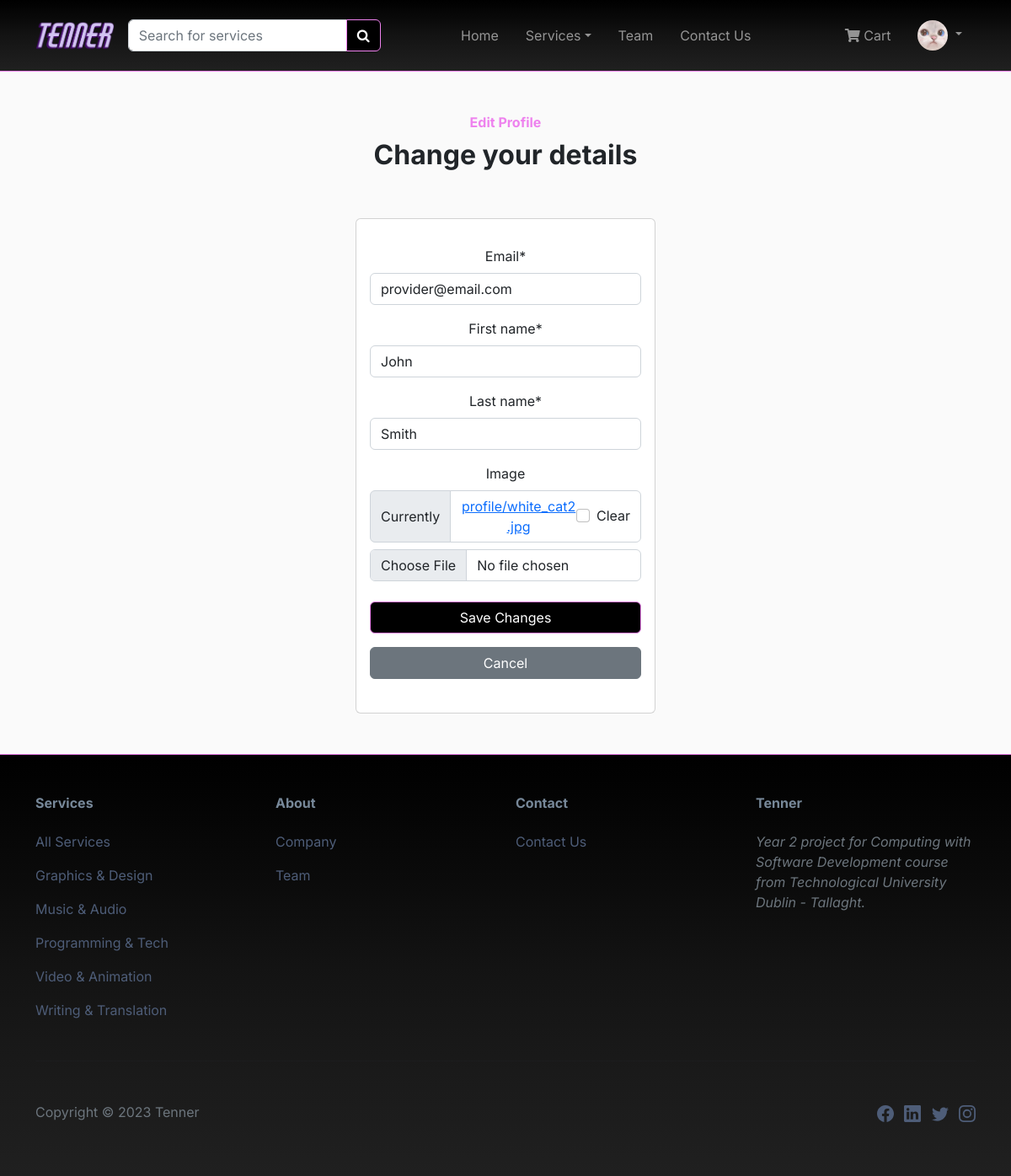
Screenshot of /accounts/edit_profile/provider/ (signed in) with the database file from the repository.
### accounts/models.py (models this page shows, shortened)
class CustomUser(AbstractUser):
    first_name = models.CharField(max_length=255)
    last_name = models.CharField(max_length=255)

class Profile(models.Model):
    user = models.OneToOneField(
        get_user_model(),
        null=True,
        on_delete=models.CASCADE,
    )
    email = models.EmailField(max_length=255)
    first_name = models.CharField(max_length=255)
    last_name = models.CharField(max_length=255)
    image = models.ImageField(upload_to='profile', blank=True, null=True)
    join_date = models.DateTimeField(auto_now_add=True, blank=True, null=True)

### services/models.py (models this page shows, shortened)
class Category(models.Model):
    id = models.UUIDField(
        primary_key=True,
        default=uuid.uuid4,
        editable=False)
    name = models.CharField(max_length=250, unique=True)
    description = models.TextField(blank = True)
    class Meta:
        ordering = ('name',)
        verbose_name = 'category'
        verbose_name_plural = 'categories'
    def get_absolute_url(self):
        return reverse('services:services_by_category', args=[self.id])

### accounts/views.py (the view, shortened to what this page needs)
# urls.py: path('edit_profile/<slug:username>/', ProfileEditView.as_view(), name='edit_profile'),
class ProfileEditView(LoginRequiredMixin, UserPassesTestMixin, UpdateView):
    model = Profile
    slug_field = 'user__username'
    slug_url_kwarg = 'username'
    template_name = 'registration/edit_profile.html'
    fields = [
        'email',
        'first_name',
        'last_name',
        'image',
    ]
    def test_func(self):
        profile = self.get_object()
        if self.request.user == profile.user:
            return True
        return False

### accounts/templatetags/auth_extras.py (called while the page is built)
@register.filter(name='has_group')
def has_group(user, group_name):
    group = Group.objects.get(name=group_name)
    if group in user.groups.all():
        return True
    return False

### cart/context_processors.py (called while the page is built)
def counter(request):
    item_count = 0
    if 'admin' in request.path:
        return {}
    else:
        try:
            cart = Cart.objects.filter(cart_id=_cart_id(request))
            cart_items = CartItem.objects.all().filter(cart=cart[:1])
            for cart_item in cart_items:
                item_count += cart_item.quantity
        except Cart.DoesNotExist:
            item_count = 0
    return {'item_count':item_count}

### cart/views.py (called while the page is built)
def _cart_id(request):
    cart = request.session.session_key
    if not cart:
        cart = request.session.create()
    return cart

### pages/context_processors.py (called while the page is built)
def category_links(request):
    category_links = Category.objects.all()
    return {'category_links': category_links}

### accounts/templates/registration/edit_profile.html (shortened to what this page needs)
{% extends 'base.html' %}
{% load static %}
{% load crispy_forms_tags %}
{% block content %}
<section>
<div class="container py-5">
    <div class="row mb-4 mb-lg-5">
        <div class="col-md-8 col-xl-6 text-center mx-auto">
            <p class="fw-bold text-primary mb-2">Edit Profile</p>
            <h2 class="fw-bold">Change your details</h2>
        </div>
    </div>
    <div class="row d-flex justify-content-center">
        <div class="col-md-6 col-xl-4">
            <div class="card">
                <div class="card-body text-center d-flex flex-column align-items-center">
                    <form method="POST" enctype="multipart/form-data">
                        <p>
                            {{ form | crispy }}
                        </p>
                        <button type="submit" class="btn btn-primary d-block w-100 mt-4">Save Changes</button>
                        <a href="{% url 'view_profile' user.username %}" class="btn btn-secondary w-100 mt-3 mb-4">Cancel</a>
                    </form>
                </div>
            </div>
        </div>
    </div>
</div>
</section>
{% endblock content %}

### pages/templates/navbar.html (shortened to what this page needs)
{% load auth_extras %}
{% load static %}
<nav class="navbar navbar-dark navbar-expand-md sticky-top navbar-shrink py-3" id="mainNav">
    <div class="container">
        <a class = "me-3" href = "/"><img src = "{% static 'images/tenner_logo7.png' %}" class = "w-100 logo-size" alt = "logo"></a>
        <div id="search-bar">
            <form action="{% url 'search:search_result' %}" method="GET" style="width: 100%;">
                <div class="input-group">
                    <input type="search" class="form-control" placeholder="Search for services" aria-label="Search"
                        name="q">
                    <button class="btn btn-primary" type="submit"><i class="fa fa-search"></i></button>
                </div>
            </form>
        </div>
        <div class="collapse navbar-collapse" id="navcol-1">
            <ul class="navbar-nav mx-auto">
                <li class="nav-item"><a class="nav-link" href="/">Home</a></li>
                <li class="nav-item">
                    <li class="nav-item dropdown">
                        <a class="nav-link dropdown-toggle" href="" role="button" data-bs-toggle="dropdown">Services</a>
                    </li>
                </li>
                <li class="nav-item"><a class="nav-link" href="{% url 'team' %}">Team</a></li>
                <li class="nav-item"><a class="nav-link" href="{% url 'contact:contact_us' %}">Contact Us</a></li>
            </ul>
            <ul class="navbar-nav navbar-right">
                {% if user.is_authenticated %}
                <div class="d-flex align-items-center">
                    {% if item_count > 0 %}
                    <li class="nav-item">
                        <a class="nav-link" href="{% url 'cart:cart_detail' %}">
                            <i class="fas fa-shopping-cart"></i>&nbsp;Cart ({{item_count}})
                    </a>
                    </li>
                    {% else %}
                    <li class="nav-item">
                        <a class="nav-link" href="{% url 'cart:cart_detail' %}">
                            <i class="fas fa-shopping-cart"></i>&nbsp;Cart
                        </a>
                    </li>
                    {% endif %}
                </div>
                    <li class="nav-item">
                        <li class="nav-item dropdown">
                            {% if user.profile.image %}
                            <a class="nav-link dropdown-toggle" role="button" data-bs-toggle="dropdown">
                                <img class="rounded-circle" src="{{ user.profile.image.url }}" width="36px;" alt="User profile image">
                            </a>
                            {% else %}
                            <a class="nav-link dropdown-toggle" href="" role="button" data-bs-toggle="dropdown">
                                <img class="rounded-circle" src="{% static 'images/default_profile_pic.jpg' %}" width="36px;" alt="User profile image">
                            </a>
                            {% endif %}
                        </li>
                    </li>
                {% endif %}
            </ul>
        </div>
    </div>
</nav>

### pages/templates/footer.html (shortened to what this page needs)
<footer>
    <div class="container py-4 py-lg-5">
        <div class="row justify-content-center">
            <div class="col-sm-4 col-md-3 text-center text-lg-start d-flex flex-column">
                <h3 class="fs-6 fw-bold">Services</h3>
                <ul class="list-unstyled">
                    <li><a href="{% url 'services:all_services' %}">All Services</a></li>
                    {% for category in category_links %}
                        <li><a href="{{ category.get_absolute_url }}">{{ category.name }}</a></li>
                    {% endfor %}
                </ul>
            </div>
            <div class="col-sm-4 col-md-3 text-center text-lg-start d-flex flex-column">
                <h3 class="fs-6 fw-bold">About</h3>
                <ul class="list-unstyled text-muted">
                    <li><a href="#">Company</a></li>
                    <li><a href="{% url 'team' %}">Team</a></li>
                </ul>
            </div>
            <div class="col-sm-4 col-md-3 text-center text-lg-start d-flex flex-column">
                <h3 class="fs-6 fw-bold">Contact</h3>
                <ul class="list-unstyled">
                    <li><a href="{% url 'contact:contact_us' %}">Contact Us</a></li>
                </ul>
            </div>
            <div class="col-lg-3 text-center text-lg-start d-flex flex-column align-items-center order-first align-items-lg-start order-lg-last">
                <h3 class="fs-6 fw-bold">Tenner</h3>
                <p class="text-muted fst-italic mb-4">Year 2 project for Computing with Software Development course from Technological University Dublin - Tallaght.</p>
            </div>
        </div>
        <hr>
        <div class="text-muted d-flex justify-content-between align-items-center pt-3">
            <p class="mb-0">Copyright © {% now 'Y' %} Tenner</p>
            <ul class="list-inline mb-0">
                <li class="list-inline-item pt-3">
                    <a href="https://www.facebook.com/" target="_blank">
                    </a>
                </li>
                <li class="list-inline-item pt-3">
                    <a href="https://www.linkedin.com/" target="_blank">
                    </a>
                </li>
                <li class="list-inline-item">
                    <a href="https://twitter.com/" target="_blank">
                    </a>
                </li>
                <li class="list-inline-item">
                    <a href="https://www.instagram.com/" target="_blank">
                    </a>
                </li>
            </ul>
        </div>
    </div>
</footer>

### static/css/style.css (style rules this page uses)
body { font-family: "Inter", "Helvetica Neue", Helvetica, Arial, sans-serif; background: #fafafa; }
#mainNav { border-bottom: solid violet 1px; background: linear-gradient(#000000, #090909, #131313, #1a1a1a, #202020); }
#mainNav .nav-link { margin-left: .5em; margin-right: .5em; }
footer { border-top: solid violet 1px; background: linear-gradient(#000000, #090909, #131313, #1a1a1a, #202020); }
footer h3, footer li { padding-bottom: 16px; color: lightslategray; }
footer svg { font-size: 1.25rem; }
footer li a:link, footer li a:visited { text-decoration: none; color: #4E5D78; }
.btn-primary { background-color: black; border-color: violet; color: white; }
.text-primary { color: violet!important; }

### static/css/custom.css (style rules this page uses)
.logo-size { height: 2.3rem; }

### rows the page displays
CustomUser: profile.image (picture)
Profile: email "provider@email.com", first_name "John", last_name "Smith"
Category: name "Graphics & Design"
Category: name "Music & Audio"
Category: name "Programming & Tech"
Category: name "Video & Animation"
Category: name "Writing & Translation"
